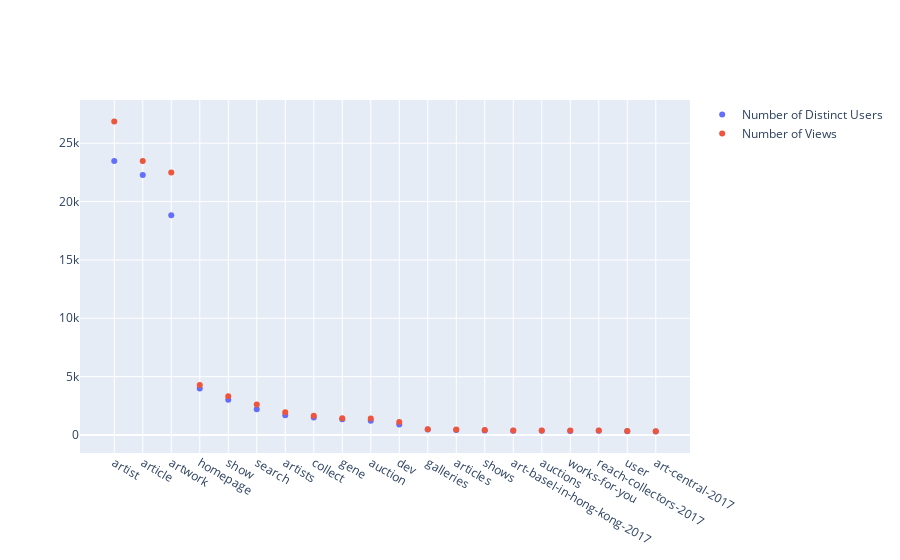

The notebook cell this image was saved under:
### Markdown cell above
The page type visited is identified through the url where 'artsy.net/x' x is the page type. We can isolate and group the main page types by applying substring functions to the "path" column.

### Code cell
query = """

SELECT case when path not like '%/%' then path
            when instr(substr(path, instr(path, '/') + 1),'/') = 0 then substr(path, instr(path, '/')+1, length(path)) 
            else substr(path, instr(path, '/')+1, instr(substr(path, instr(path, '/') + 1),'/')-1)
            end as page_type    
    , count(distinct v.anonymous_id) as users
    , count(*) as views 
    
FROM views v

GROUP BY 1
ORDER BY 3 desc

LIMIT 20

"""

data=pd.read_sql_query(sql=query,con=con)
pe2=pd.DataFrame(data=data)


fig = go.Figure()
fig.add_trace(go.Scatter(x=pe2.page_type, y=pe2.users,
                    mode='markers',
                    name='Number of Distinct Users'))
fig.add_trace(go.Scatter(x=pe2.page_type, y=pe2.views,
                    mode='markers',
                    name='Number of Views'))
fig.show()

### Figure 1 — Plotly figure (JSON) as saved in the notebook; plotly's stock layout.template omitted (floating-point values rounded to 4 significant figures)
{"data": [{"mode": "markers", "name": "Number of Distinct Users", "type": "scatter", "x": ["artist", "article", "artwork", "homepage", "show", "search", "artists", "collect", "gene", "auction", "dev", "galleries", "articles", "shows", "art-basel-in-hong-kong-2017", "auctions", "works-for-you", "reach-collectors-2017", "user", "art-central-2017"], "y": [23485, 22287, 18828, 3982, 3015, 2209, 1700, 1494, 1348, 1225, 899, 472, 420, 373, 358, 368, 344, 362, 312, 289]}, {"mode": "markers", "name": "Number of Views", "type": "scatter", "x": ["artist", "article", "artwork", "homepage", "show", "search", "artists", "collect", "gene", "auction", "dev", "galleries", "articles", "shows", "art-basel-in-hong-kong-2017", "auctions", "works-for-you", "reach-collectors-2017", "user", "art-central-2017"], "y": [26872, 23487, 22499, 4283, 3327, 2603, 1941, 1644, 1442, 1417, 1117, 490, 469, 421, 389, 385, 379, 378, 346, 317]}], "layout": {}}
